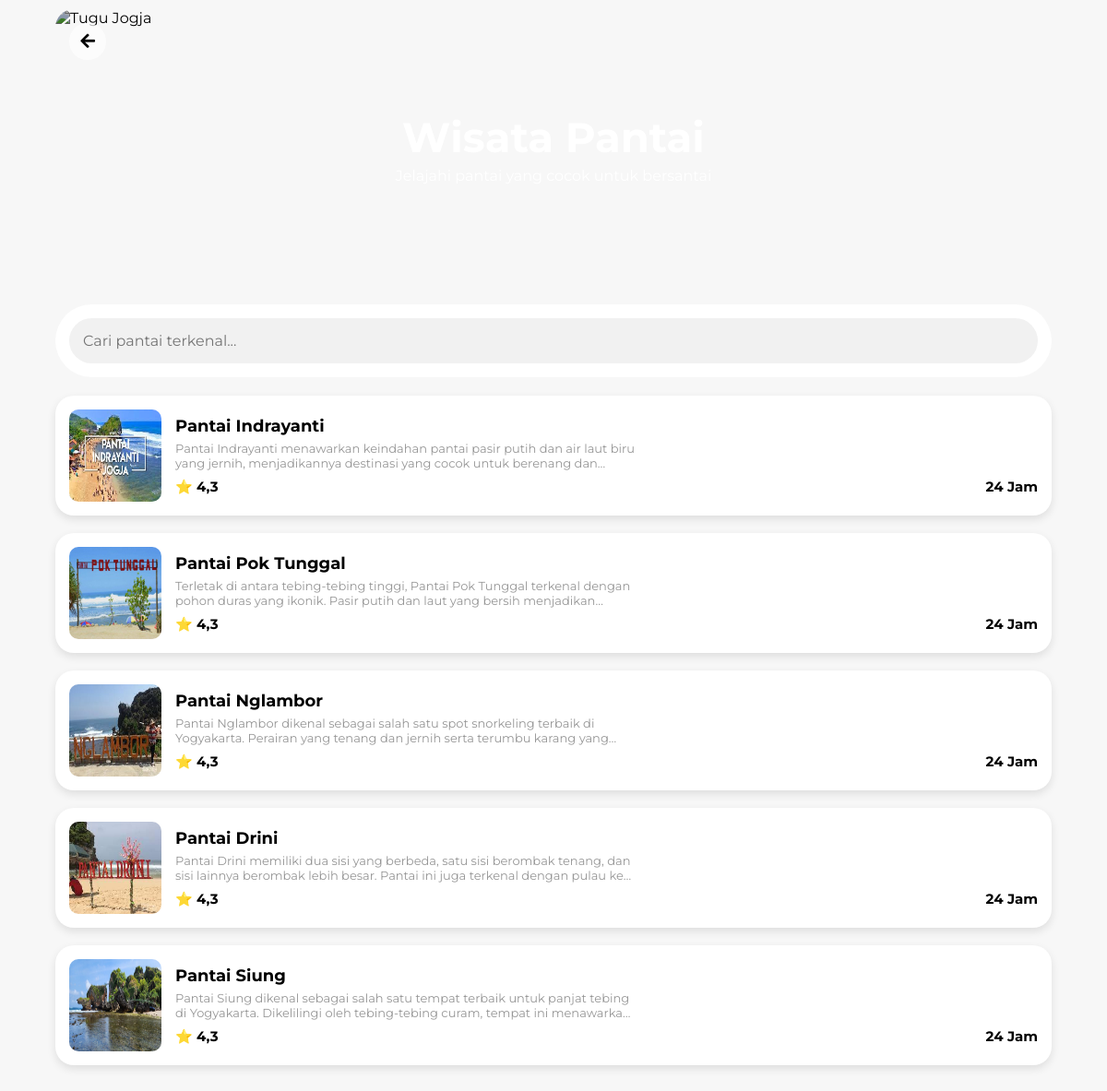
Screenshot of /cari/wisata-pantai/index.php with the database file from the repository.
### tables this page shows
CREATE TABLE IF NOT EXISTS `merchants` (
  `id` int NOT NULL AUTO_INCREMENT,
  `username` varchar(50) NOT NULL,
  `password` varchar(255) NOT NULL,
  `merchant_name` varchar(255) DEFAULT NULL,
  `email` varchar(255) DEFAULT NULL,
  `phone` varchar(50) DEFAULT NULL,
  `tujuan` varchar(255) DEFAULT NULL,
  `profile_picture` varchar(255) DEFAULT 'uploads/default.png',
  `main_image` varchar(255) DEFAULT 'uploads/default-main.jpg',
  `description` varchar(255) DEFAULT 'No bio yet.',
  `alamat` text,
  `operation_hours` varchar(255) DEFAULT '-',
  `social_media` varchar(255) DEFAULT '-',
  `website` varchar(255) DEFAULT '-',
  `maps_pin` text,
  `referral` varchar(255) DEFAULT NULL,
  PRIMARY KEY (`id`),
  UNIQUE KEY `username` (`username`)
);

### cari/wisata-pantai/index.php (the view, shortened to what this page needs)
<?php
include '../../account/db.php';
$query = "SELECT id, profile_picture, main_image, merchant_name, operation_hours, description FROM merchants WHERE tujuan = 'wisata_pantai'";
$result = mysqli_query($conn, $query);
?>
<?php
function generateRandomDistance()
{
    $randomFloat = rand(40, 50) / 10.0;
    return number_format($randomFloat, 1, ',', '');
}
$randomDistance = generateRandomDistance();
?>
<!DOCTYPE html>
<html lang="en">
<head>
    <link rel="stylesheet" href="../menu-mus.css">
    <link rel="stylesheet" href="../../assets/css/sticky.css">
    <link rel="stylesheet" href="https://cdnjs.cloudflare.com/ajax/libs/font-awesome/5.15.3/css/all.min.css">
</head>
<body>
    <div class="container">
        <div class="header">
            <div class="back-button">
                <a href="../../index.php#menu-tiles" style="color: black;"><i class="fas fa-arrow-left"></i></a>
            </div>
            <img src="../../assets/images/menu-images/pantai.webp" alt="Tugu Jogja" class="header-image">
            <div class="header-content">
                <h1>Wisata Pantai</h1>
                <p>Jelajahi pantai yang cocok untuk bersantai</p>
            </div>
        </div>
        <div class="search-filter sticky" id="searchFilter">
            <div class="search-bar">
                <input type="text" id="searchInput" name="search_keyword" placeholder="Cari pantai terkenal..." autocomplete="off">
            </div>
        </div>
        <div id="kuliner-container">
            <?php
            if (mysqli_num_rows($result) > 0) {
                while ($row = mysqli_fetch_assoc($result)) {
                    $id = $row['id'];
                    $profile_picture = $row['profile_picture'];
                    $merchant_name = $row['merchant_name'];
                    $operation_hours = $row['operation_hours'];
                    $description = $row['description'];
                    if (!empty($merchant_name)) {
                        echo "
                    <div class='kuliner-list' style='display: none;'>
                        <a href='../../detail.php?id=$id'>
                            <div class='kuliner-item'>
                                <img src='../../account/$profile_picture' alt='$merchant_name' class='kuliner-image'>
                                <div class='kuliner-info'>
                                    <h2>$merchant_name</h2>
                                    <p>$description</p>
                                    <div class='rating'>
                                        <span>⭐ $randomDistance</span>
                                        <span class='distance'>$operation_hours</span>
                                    </div>
                                </div>
                            </div>
                        </a>
                    </div>
                    <br>";
                    }
                }
            } else {
                echo "<p class='notfound'>Tidak ada destinasi ditemukan.</p>";
            }
            ?>
        </div>
    </div>
</body>
</html>

### cari/menu-mus.css (style rules this page uses)
* { margin: 0; padding: 0; box-sizing: border-box; font-family: "Montserrat", sans-serif; }
body { background-color: #f7f7f7; }
.container { max-width: 1100px; margin: 0 auto; padding: 10px; }
.header { position: relative; margin-bottom: 20px; }
.back-button { position: absolute; top: 15px; left: 15px; background: rgba(255, 255, 255, 0.7); border-radius: 50%; width: 40px; height: 40px; display: flex; align-items: center; justify-content: center; cursor: pointer; z-index: 2; }
.back-button a { color: black; font-size: 18px; }
.header { position: relative; margin-bottom: 20px; height: 300px; overflow: hidden; display: flex; justify-content: center; align-items: center; }
.header-image { width: 100%; height: 100%; object-fit: cover; filter: brightness(70%); border-radius: 20px; }
.header-content { position: absolute; padding: 15px; z-index: 2; text-align: center; }
.header-content h1 { font-size: 45px; margin-bottom: 5px; color: #fff; }
.header-content p { color: #fff; font-size: 16px; }
.search-filter { background: white; padding: 15px; border-radius: 50px; box-shadow: 0 4px 10px rgba(0, 0, 0, 0.1); margin-bottom: 20px; }
.search-bar { display: flex; align-items: center; background-color: #f1f1f1; border-radius: 50px; padding: 15px; }
.search-bar input { border: none; outline: none; background: transparent; width: 100%; font-size: 16px; }
.kuliner-list { background: white; padding: 15px; border-radius: 20px; box-shadow: 0 4px 10px rgba(0, 0, 0, 0.1); }
.kuliner-item { display: flex; align-items: center; }
.kuliner-image { width: 100px; height: 100px; border-radius: 10px; margin-right: 15px; }
.kuliner-info { flex-grow: 1; }
.kuliner-info h2 { font-size: 18px; margin-bottom: 5px; color: black; text-decoration: none; }
.kuliner-info p { font-size: 13px; margin-bottom: 8px; text-decoration: none; color: #969696; width: 500px; display: -webkit-box; -webkit-line-clamp: 2; -webkit-box-orient: vertical; overflow: hidden; text-overflow: ellipsis; }
.rating { display: flex; justify-content: space-between; align-items: center; color: #000; font-weight: bold; font-size: 15px; }
a:link { text-decoration: none; }

### assets/css/sticky.css (style rules this page uses)
.sticky { position: -webkit-sticky; position: sticky; top: 10px; z-index: 1000; background-color: white; margin-top: 10px; box-shadow: none; transition: box-shadow 0.3s ease-in-out; }

### rows the page displays
merchants: profile_picture (picture), merchant_name "Pantai Indrayanti", description "Pantai Indrayanti menawarkan keindahan pantai pasir putih dan air laut biru yang jernih, menjadikannya destinasi yang cocok untuk berenang…", operation_hours "24 Jam"
merchants: profile_picture (picture), merchant_name "Pantai Pok Tunggal", description "Terletak di antara tebing-tebing tinggi, Pantai Pok Tunggal terkenal dengan pohon duras yang ikonik. Pasir putih dan laut yang bersih…", operation_hours "24 Jam"
merchants: profile_picture (picture), merchant_name "Pantai Nglambor", description "Pantai Nglambor dikenal sebagai salah satu spot snorkeling terbaik di Yogyakarta. Perairan yang tenang dan jernih serta terumbu karang…", operation_hours "24 Jam"
merchants: profile_picture (picture), merchant_name "Pantai Drini", description "Pantai Drini memiliki dua sisi yang berbeda, satu sisi berombak tenang, dan sisi lainnya berombak lebih besar. Pantai ini juga terkenal dengan pulau…", operation_hours "24 Jam"
merchants: profile_picture (picture), merchant_name "Pantai Siung", description "Pantai Siung dikenal sebagai salah satu tempat terbaik untuk panjat tebing di Yogyakarta. Dikelilingi oleh tebing-tebing curam, tempat ini…", operation_hours "24 Jam"
